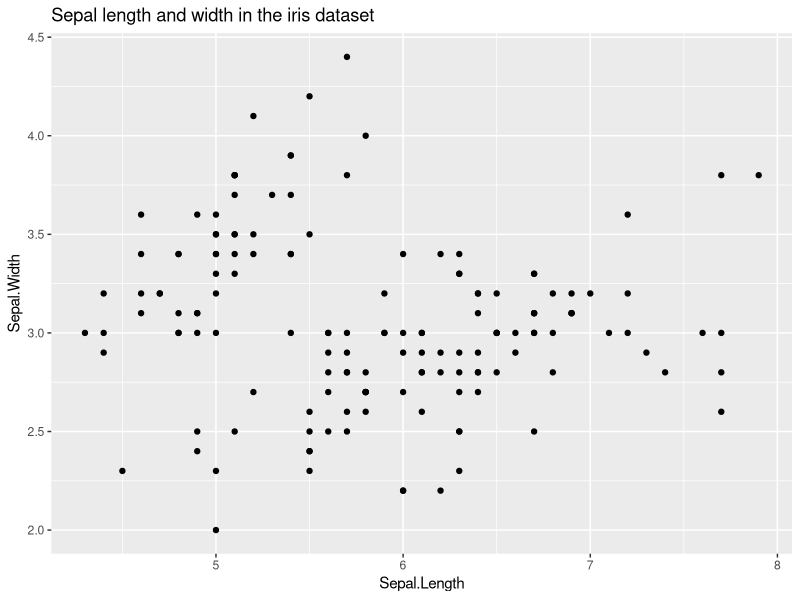
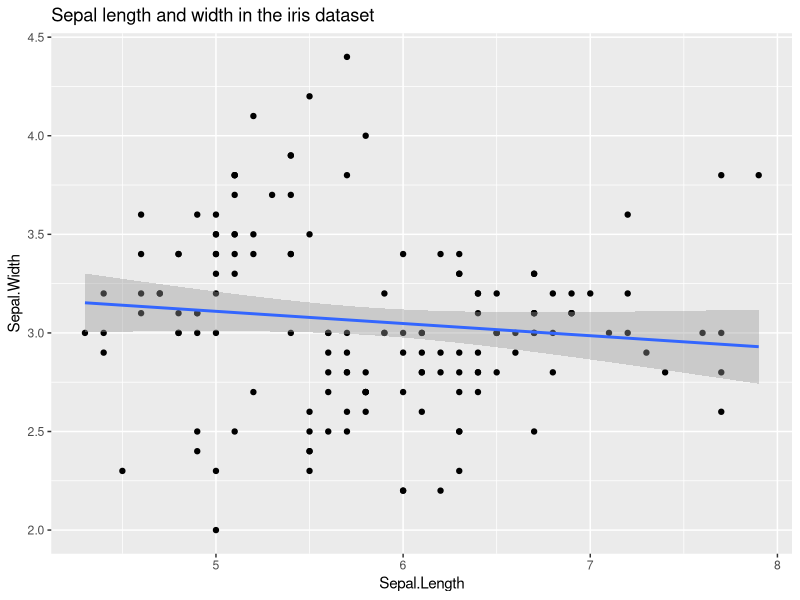
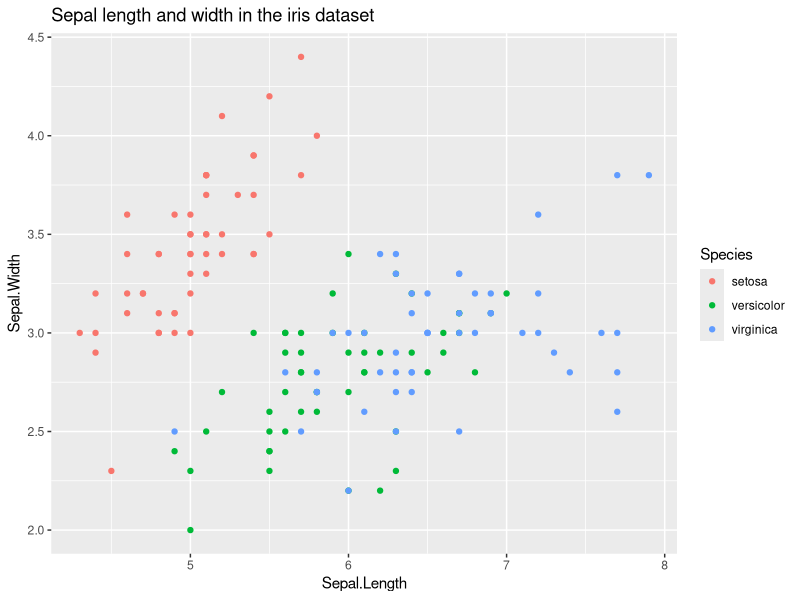
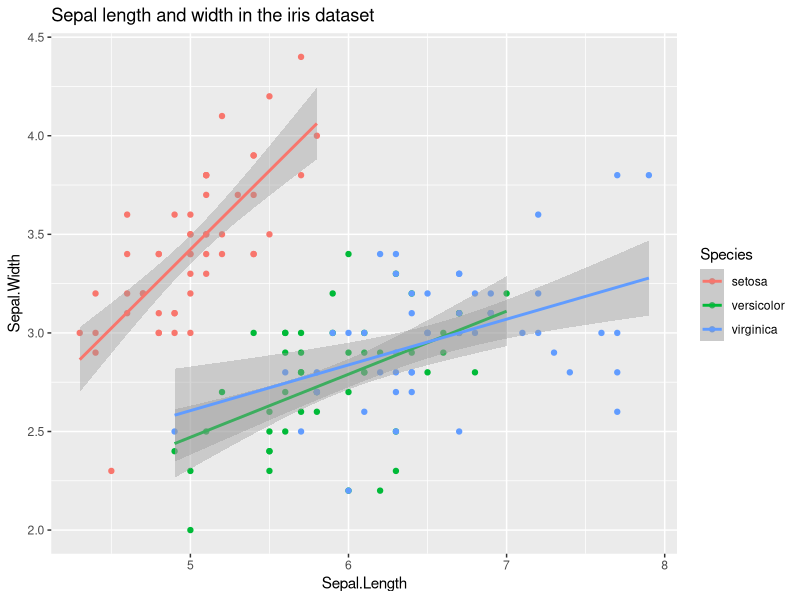
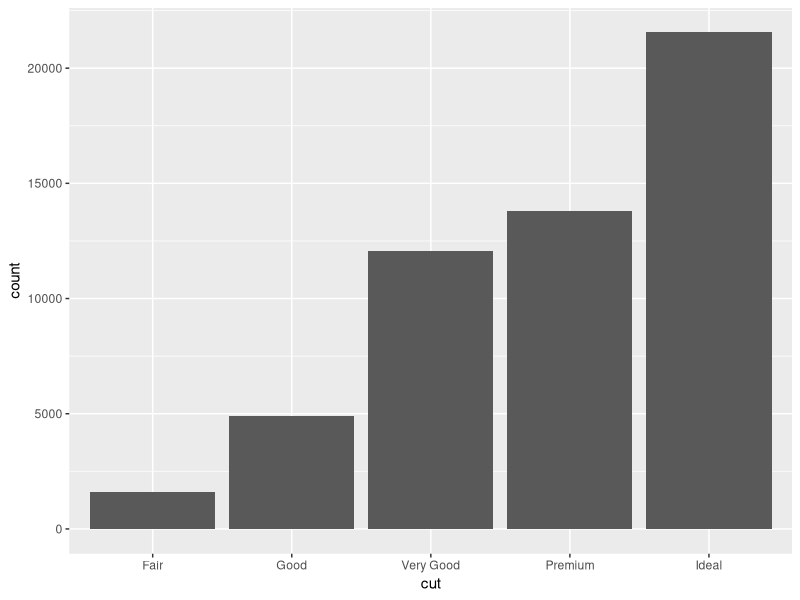
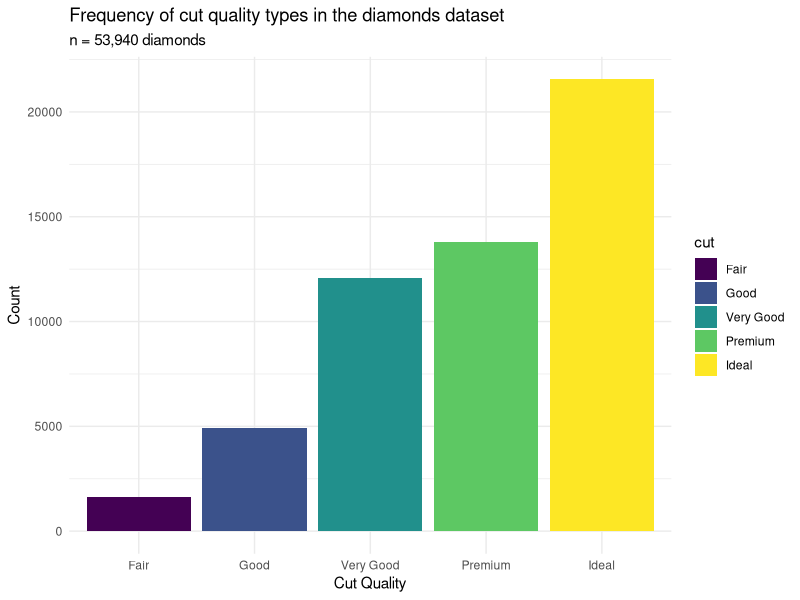
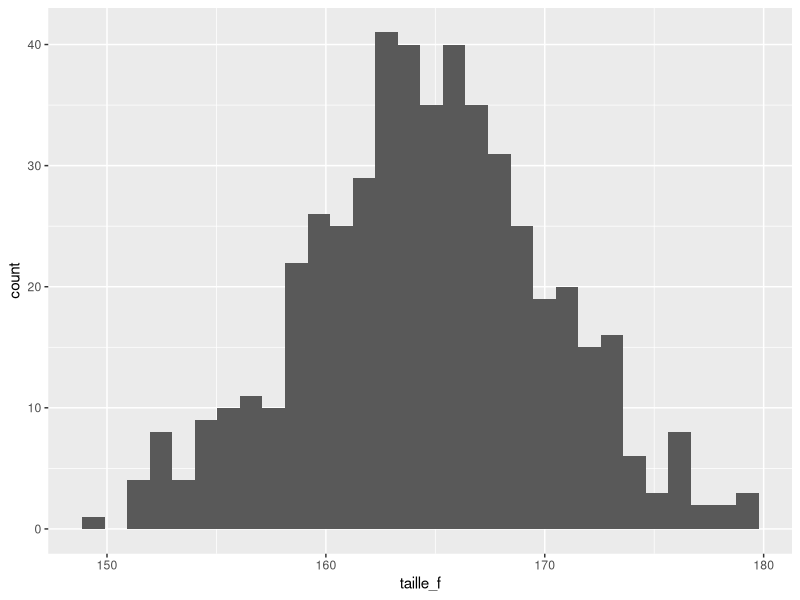
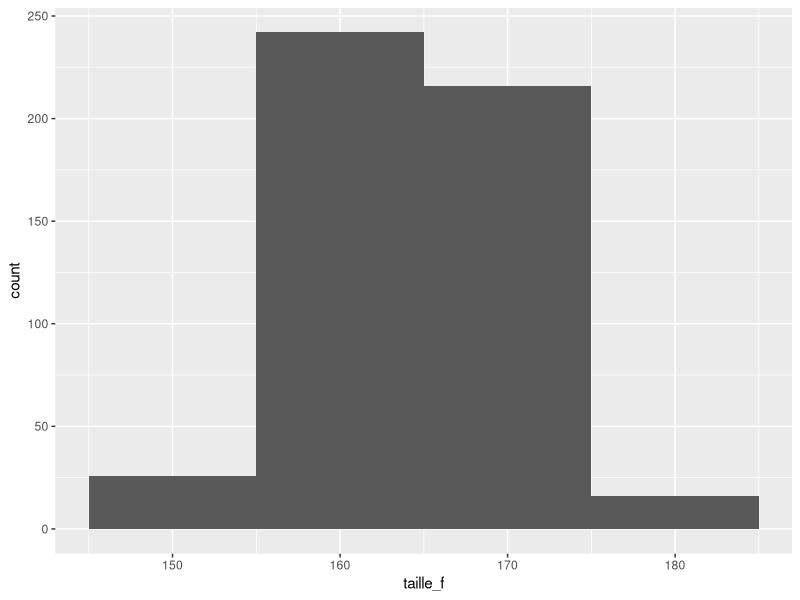

R code for these plots, in order:
## ---- chunk 1
#| warning: false
# N'oubliez pas de charger les paquets tidyverse et ggthemes !
# Exécutez le code suivant pour le faire :
library(tidyverse)
library(ggthemes)
## ---- chunk 2
# nuage de points basique pour comparer la longueur et la largeur des sépales des iris
np1 <- ggplot(data = iris, 
               mapping = aes(x=Sepal.Length, y=Sepal.Width)) +
  geom_point() +
  labs(title = "Sepal length and width in the iris dataset")

print(np1)
## ---- chunk 3
#| warning: false
np1 + geom_smooth(method = lm)
## ---- chunk 4
# Ecrasons np1 en changeant un peu le code. Découvrez vous-même ce qui a changé dans le code !
np1 <- ggplot(iris, 
               aes(x=Sepal.Length, y=Sepal.Width, color = Species)) +
  geom_point() +
  labs(title = "Sepal length and width in the iris dataset")

print(np1)
## ---- chunk 5
#| warning: false
np1 + geom_smooth(method = lm)
## ---- chunk 6
db1 <- ggplot(data = diamonds, 
       mapping = aes(x = cut)) + 
        geom_bar()

print(db1)
## ---- chunk 7
library(ggthemes)

db1 <- ggplot(data = diamonds, 
       mapping = aes(x = cut, fill = cut)) + 
        geom_bar() +
        labs(title = "Frequency of cut quality types in the diamonds dataset",
             subtitle = "n = 53,940 diamonds",
             x = "Cut Quality", y = "Count") +
        theme_minimal()

print(db1)
## ---- chunk 8
#| warning: false
# Simulation de tailles de femmes en Suisse
# Créer 500 valeurs aléatoires de taille 
# (moyenne = 164.7 et écart-type = 5.6) avec la fonction rnorm().
taille_f <- rnorm(500, mean = 164.7, sd = 5.6)

head(taille_f)

# stocker taille_f comme objet de type "data.frame"
taille_f <- as.data.frame(taille_f)

# visualiser taille_f avec un histogramme basique
ggplot(data = taille_f, 
       mapping = aes(x=taille_f)) +
  geom_histogram()

# jouer avec le paramètre "binwidth" de l'histogramme 
# qui définit l'intervalle de la base de ses barres
ggplot(data = taille_f, 
       mapping = aes(x=taille_f)) +
  geom_histogram(binwidth = 10)

ggplot(data = taille_f, 
       mapping = aes(x=taille_f)) +
  geom_histogram(binwidth = 0.1)

ggplot(data = taille_f, 
       mapping = aes(x=taille_f)) +
  geom_histogram(binwidth = 1)

# stocker l'histogramme comme objet, nommé hist1, et modifier sa couleur
hist1 <- ggplot(data = taille_f, 
                 mapping = aes(x=taille_f)) +
  geom_histogram(binwidth = 1, color = "black", fill = "white")

print(hist1)

# Ajouter des couches supplémentaires pour améliorer la visualisation
# p. ex. des titres
hist1 <- hist1 + labs(title = "Histogramme des tailles de femmes en Suisse",
                        subtitle = "Simulation basée sur 500 observations",
                        x = "Taille en cm",
                        y = "Fréquence") +
        theme_bw()

print(hist1)
## ---- chunk 9
#| warning: false
#| echo: false
#| output: true
# Sample data creation
# Replace this with your actual dataframe and column name for the numerical values
set.seed(1238)
df <- data.frame(value = rnorm(300, mean = 5, sd = 2))

# Calculating summary statistics for annotations
summaries <- df %>% 
  summarise(
    Min = min(value),
    Q1 = quantile(value, 0.25),
    Median = median(value),
    Q3 = quantile(value, 0.75),
    Max = max(value),
    IQR = IQR(value)
  ) %>% 
  mutate(
    LowerWhisker = pmax(Q1 - 1.5 * IQR, Min),
    UpperWhisker = pmin(Q3 + 1.5 * IQR, Max)
  )

# Creating the boxplot with annotations
p <- ggplot(df, aes(x = factor(1), y = value)) +
  geom_boxplot() +
  geom_text(data = summaries, aes(x = 1.4, y = Q1, label = paste("Q1 :", round(Q1, 2))), hjust = -0.1) +
  geom_text(data = summaries, aes(x = 1.4, y = Median, label = paste("Médiane :", round(Median, 2))), hjust = -0.1) +
  geom_text(data = summaries, aes(x = 1.4, y = Q3, label = paste("Q3 :", round(Q3, 2))), hjust = -0.1) +
  geom_text(data = summaries, aes(x = 1.0, y = LowerWhisker, label = paste("Minimum (valeur extême) :", round(LowerWhisker, 2))), hjust = -0.3) +
  geom_text(data = summaries, aes(x = 1.0, y = UpperWhisker, label = paste("Maximum :", round(UpperWhisker, 2))), hjust = -0.3) +
  scale_x_discrete(labels = NULL) + # Hide x-axis labels
  theme_minimal() +
  theme(axis.title.x=element_blank(),
        axis.text.x=element_blank(),
        axis.ticks.x=element_blank()) +
  labs(title = "Boîte à moustache avec des valeurs aléatoires",
       y = "valeur")


# Display the plot
print(p)
## ---- chunk 10
# Avant de créer le boxplot, vérifions d'abord la structure de mtcars :
str(mtcars)
## ---- chunk 11
# Transformons donc cyl en facteur
mtcars$cyl <- as.factor(mtcars$cyl)

# Et maintenant nous pouvons construire notre boxplot
box1 <- ggplot(data = mtcars, 
          aes(x=cyl, y=mpg, fill = cyl)) + 
            geom_boxplot(alpha=0.2) + 
              labs(title = "Consommation de carburant (mpg) par nombre de cylindres dans mtcars", x = "Nombre de cylindres", y = "Miles per gallon (mpg)")
print(box1)
  
